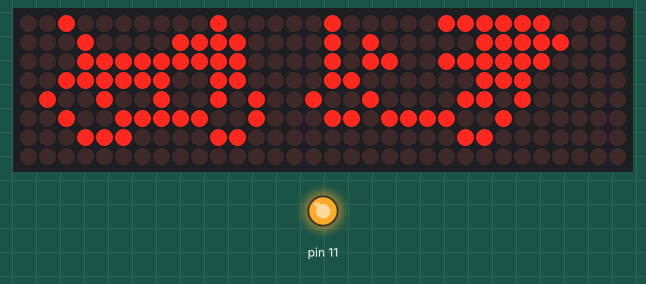
The sketch below on a simulated Arduino Uno, built with avr-gcc and run on an emulated ATmega328P. Parts: 32×8 LED matrix, output pins drawn as LEDs (lit = HIGH).

Above: at 0.15 s.

The sketch:

Matriz_LED.ino
```cpp
#include <avr/pgmspace.h>
#include <LedControl.h>

 //Original Idea from https://www.youtube.com/watch?v=GfHsCDpe6q0

const int numDevices = 4;      // number of MAX7219s used
const long scrollDelay = 99;   // adjust scrolling speed


unsigned long bufferLong [14] = {0};


LedControl lc=LedControl(10,9,8,numDevices);//DIN,CLK,CS

const unsigned char scrollText_1[] PROGMEM ={"Vale mas saber algo acerca de todo que saberlo todo acerca de una sola cosa "};
const unsigned char scrollText_2[] PROGMEM ={"Buenas tardes "};

void setup(){
    pinMode(11, OUTPUT);
    pinMode(12, INPUT);
    digitalWrite(11, HIGH);
    for (int x=0; x<numDevices; x++){
        lc.shutdown(x,false);       //The MAX72XX is in power-saving mode on startup
        lc.setIntensity(x,8);       // Set the brightness to default value
        lc.clearDisplay(x);         // and clear the display
    }
}

boolean Lectura=LOW;
int Current_Screen=1;

void loop(){
  /*lc.clearDisplay(0);      //Apagamos todos los led de la matriz #1
  lc.clearDisplay(1);    //Apagamos todos los led de la matriz #2
  lc.clearDisplay(2);      //Apagamos todos los led de la matriz #1
  lc.clearDisplay(3);    //Apagamos todos los led de la matriz #2
  Heart1GO();*/
  trainerA();
  trainerA2();
}


///////////////////////////////////////////////////////////////////////////////////////////////////////////////////

byte Heart1[] = {
B00000000,
B01100110,
B11111111,
B11111111,
B01111110,
B00111100,
B00011000,
B00000000};

//Corazón grande
byte Heart2[] = {
B01100110,
B11111111,
B11111111,
B11111111,
B11111111,
B01111110,
B00111100,
B00011000};

const unsigned char font5x7 [] PROGMEM = {      //Numeric Font Matrix (Arranged as 7x font data + 1x kerning data)
    B00000000,  //Space (Char 0x20)
    B00000000,
    B00000000,
    B00000000,
    B00000000,
    B00000000,
    B00000000,
    6,

    B10000000,  //!
    B10000000,
    B10000000,
    B10000000,
    B00000000,
    B00000000,
    B10000000,
    2,

    B10100000,  //"
    B10100000,
    B10100000,
    B00000000,
    B00000000,
    B00000000,
    B00000000,
    4,

    B01010000,  //#
    B01010000,
    B11111000,
    B01010000,
    B11111000,
    B01010000,
    B01010000,
    6,

    B00100000,  //$
    B01111000,
    B10100000,
    B01110000,
    B00101000,
    B11110000,
    B00100000,
    6,

    B11000000,  //%
    B11001000,
    B00010000,
    B00100000,
    B01000000,
    B10011000,
    B00011000,
    6,

    B01100000,  //&
    B10010000,
    B10100000,
    B01000000,
    B10101000,
    B10010000,
    B01101000,
    6,

    B11000000,  //'
    B01000000,
    B10000000,
    B00000000,
    B00000000,
    B00000000,
    B00000000,
    3,

    B00100000,  //(
    B01000000,
    B10000000,
    B10000000,
    B10000000,
    B01000000,
    B00100000,
    4,

    B10000000,  //)
    B01000000,
    B00100000,
    B00100000,
    B00100000,
    B01000000,
    B10000000,
    4,

    B00000000,  //*
    B00100000,
    B10101000,
    B01110000,
    B10101000,
    B00100000,
    B00000000,
    6,

    B00000000,  //+
    B00100000,
    B00100000,
    B11111000,
    B00100000,
    B00100000,
    B00000000,
    6,

    B00000000,  //,
    B00000000,
    B00000000,
    B00000000,
    B11000000,
    B01000000,
    B10000000,
    3,

    B00000000,  //-
    B00000000,
    B11111000,
    B00000000,
    B00000000,
    B00000000,
    B00000000,
    6,

    B00000000,  //.
    B00000000,
    B00000000,
    B00000000,
    B00000000,
    B11000000,
    B11000000,
    3,

    B00000000,  ///
    B00001000,
    B00010000,
    B00100000,
    B01000000,
    B10000000,
    B00000000,
    6,

    B01110000,  //0
    B10001000,
    B10011000,
    B10101000,
    B11001000,
    B10001000,
    B01110000,
    6,

    B01000000,  //1
    B11000000,
    B01000000,
    B01000000,
    B01000000,
    B01000000,
    B11100000,
    4,

    B01110000,  //2
    B10001000,
    B00001000,
    B00010000,
    B00100000,
    B01000000,
    B11111000,
    6,

    B11111000,  //3
    B00010000,
    B00100000,
    B00010000,
    B00001000,
    B10001000,
    B01110000,
    6,

    B00010000,  //4
    B00110000,
    B01010000,
    B10010000,
    B11111000,
    B00010000,
    B00010000,
    6,

    B11111000,  //5
    B10000000,
    B11110000,
    B00001000,
    B00001000,
    B10001000,
    B01110000,
    6,

    B00110000,  //6
    B01000000,
    B10000000,
    B11110000,
    B10001000,
    B10001000,
    B01110000,
    6,

    B11111000,  //7
    B10001000,
    B00001000,
    B00010000,
    B00100000,
    B00100000,
    B00100000,
    6,

    B01110000,  //8
    B10001000,
    B10001000,
    B01110000,
    B10001000,
    B10001000,
    B01110000,
    6,

    B01110000,  //9
    B10001000,
    B10001000,
    B01111000,
    B00001000,
    B00010000,
    B01100000,
    6,

    B00000000,  //:
    B11000000,
    B11000000,
    B00000000,
    B11000000,
    B11000000,
    B00000000,
    3,

    B00000000,  //;
    B11000000,
    B11000000,
    B00000000,
    B11000000,
    B01000000,
    B10000000,
    3,

    B00010000,  //<
    B00100000,
    B01000000,
    B10000000,
    B01000000,
    B00100000,
    B00010000,
    5,

    B00000000,  //=
    B00000000,
    B11111000,
    B00000000,
    B11111000,
    B00000000,
    B00000000,
    6,

    B10000000,  //>
    B01000000,
    B00100000,
    B00010000,
    B00100000,
    B01000000,
    B10000000,
    5,

    B01110000,  //?
    B10001000,
    B00001000,
    B00010000,
    B00100000,
    B00000000,
    B00100000,
    6,

    B01110000,  //@
    B10001000,
    B00001000,
    B01101000,
    B10101000,
    B10101000,
    B01110000,
    6,

    B01110000,  //A
    B10001000,
    B10001000,
    B10001000,
    B11111000,
    B10001000,
    B10001000,
    6,

    B11110000,  //B
    B10001000,
    B10001000,
    B11110000,
    B10001000,
    B10001000,
    B11110000,
    6,

    B01110000,  //C
    B10001000,
    B10000000,
    B10000000,
    B10000000,
    B10001000,
    B01110000,
    6,

    B11100000,  //D
    B10010000,
    B10001000,
    B10001000,
    B10001000,
    B10010000,
    B11100000,
    6,

    B11111000,  //E
    B10000000,
    B10000000,
    B11110000,
    B10000000,
    B10000000,
    B11111000,
    6,

    B11111000,  //F
    B10000000,
    B10000000,
    B11110000,
    B10000000,
    B10000000,
    B10000000,
    6,

    B01110000,  //G
    B10001000,
    B10000000,
    B10111000,
    B10001000,
    B10001000,
    B01111000,
    6,

    B10001000,  //H
    B10001000,
    B10001000,
    B11111000,
    B10001000,
    B10001000,
    B10001000,
    6,

    B11100000,  //I
    B01000000,
    B01000000,
    B01000000,
    B01000000,
    B01000000,
    B11100000,
    4,

    B00111000,  //J
    B00010000,
    B00010000,
    B00010000,
    B00010000,
    B10010000,
    B01100000,
    6,

    B10001000,  //K
    B10010000,
    B10100000,
    B11000000,
    B10100000,
    B10010000,
    B10001000,
    6,

    B10000000,  //L
    B10000000,
    B10000000,
    B10000000,
    B10000000,
    B10000000,
    B11111000,
    6,

    B10001000,  //M
    B11011000,
    B10101000,
    B10101000,
    B10001000,
    B10001000,
    B10001000,
    6,

    B10001000,  //N
    B10001000,
    B11001000,
    B10101000,
    B10011000,
    B10001000,
    B10001000,
    6,

    B01110000,  //O
    B10001000,
    B10001000,
    B10001000,
    B10001000,
    B10001000,
    B01110000,
    6,

    B11110000,  //P
    B10001000,
    B10001000,
    B11110000,
    B10000000,
    B10000000,
    B10000000,
    6,

    B01110000,  //Q
    B10001000,
    B10001000,
    B10001000,
    B10101000,
    B10010000,
    B01101000,
    6,

    B11110000,  //R
    B10001000,
    B10001000,
    B11110000,
    B10100000,
    B10010000,
    B10001000,
    6,

    B01111000,  //S
    B10000000,
    B10000000,
    B01110000,
    B00001000,
    B00001000,
    B11110000,
    6,

    B11111000,  //T
    B00100000,
    B00100000,
    B00100000,
    B00100000,
    B00100000,
    B00100000,
    6,

    B10001000,  //U
    B10001000,
    B10001000,
    B10001000,
    B10001000,
    B10001000,
    B01110000,
    6,

    B10001000,  //V
    B10001000,
    B10001000,
    B10001000,
    B10001000,
    B01010000,
    B00100000,
    6,

    B10001000,  //W
    B10001000,
    B10001000,
    B10101000,
    B10101000,
    B10101000,
    B01010000,
    6,

    B10001000,  //X
    B10001000,
    B01010000,
    B00100000,
    B01010000,
    B10001000,
    B10001000,
    6,

    B10001000,  //Y
    B10001000,
    B10001000,
    B01010000,
    B00100000,
    B00100000,
    B00100000,
    6,

    B11111000,  //Z
    B00001000,
    B00010000,
    B00100000,
    B01000000,
    B10000000,
    B11111000,
    6,

    B11100000,  //[
    B10000000,
    B10000000,
    B10000000,
    B10000000,
    B10000000,
    B11100000,
    4,

    B00000000,  //(Backward Slash)
    B10000000,
    B01000000,
    B00100000,
    B00010000,
    B00001000,
    B00000000,
    6,

    B11100000,  //]
    B00100000,
    B00100000,
    B00100000,
    B00100000,
    B00100000,
    B11100000,
    4,

    B00100000,  //^
    B01010000,
    B10001000,
    B00000000,
    B00000000,
    B00000000,
    B00000000,
    6,

    B00000000,  //_
    B00000000,
    B00000000,
    B00000000,
    B00000000,
    B00000000,
    B11111000,
    6,

    B10000000,  //`
    B01000000,
    B00100000,
    B00000000,
    B00000000,
    B00000000,
    B00000000,
    4,

    B00000000,  //a
    B00000000,
    B01110000,
    B00001000,
    B01111000,
    B10001000,
    B01111000,
    6,

    B10000000,  //b
    B10000000,
    B10110000,
    B11001000,
    B10001000,
    B10001000,
    B11110000,
    6,

    B00000000,  //c
    B00000000,
    B01110000,
    B10001000,
    B10000000,
    B10001000,
    B01110000,
    6,

    B00001000,  //d
    B00001000,
    B01101000,
    B10011000,
    B10001000,
    B10001000,
    B01111000,
    6,

    B00000000,  //e
    B00000000,
    B01110000,
    B10001000,
    B11111000,
    B10000000,
    B01110000,
    6,

    B00110000,  //f
    B01001000,
    B01000000,
    B11100000,
    B01000000,
    B01000000,
    B01000000,
    6,

    B00000000,  //g
    B01111000,
    B10001000,
    B10001000,
    B01111000,
    B00001000,
    B01110000,
    6,

    B10000000,  //h
    B10000000,
    B10110000,
    B11001000,
    B10001000,
    B10001000,
    B10001000,
    6,

    B01000000,  //i
    B00000000,
    B11000000,
    B01000000,
    B01000000,
    B01000000,
    B11100000,
    4,

    B00010000,  //j
    B00000000,
    B00110000,
    B00010000,
    B00010000,
    B10010000,
    B01100000,
    5,

    B10000000,  //k
    B10000000,
    B10010000,
    B10100000,
    B11000000,
    B10100000,
    B10010000,
    5,

    B11000000,  //l
    B01000000,
    B01000000,
    B01000000,
    B01000000,
    B01000000,
    B11100000,
    4,

    B00000000,  //m
    B00000000,
    B11010000,
    B10101000,
    B10101000,
    B10001000,
    B10001000,
    6,

    B00000000,  //n
    B00000000,
    B10110000,
    B11001000,
    B10001000,
    B10001000,
    B10001000,
    6,

    B00000000,  //o
    B00000000,
    B01110000,
    B10001000,
    B10001000,
    B10001000,
    B01110000,
    6,

    B00000000,  //p
    B00000000,
    B11110000,
    B10001000,
    B11110000,
    B10000000,
    B10000000,
    6,

    B00000000,  //q
    B00000000,
    B01101000,
    B10011000,
    B01111000,
    B00001000,
    B00001000,
    6,

    B00000000,  //r
    B00000000,
    B10110000,
    B11001000,
    B10000000,
    B10000000,
    B10000000,
    6,

    B00000000,  //s
    B00000000,
    B01110000,
    B10000000,
    B01110000,
    B00001000,
    B11110000,
    6,

    B01000000,  //t
    B01000000,
    B11100000,
    B01000000,
    B01000000,
    B01001000,
    B00110000,
    6,

    B00000000,  //u
    B00000000,
    B10001000,
    B10001000,
    B10001000,
    B10011000,
    B01101000,
    6,

    B00000000,  //v
    B00000000,
    B10001000,
    B10001000,
    B10001000,
    B01010000,
    B00100000,
    6,

    B00000000,  //w
    B00000000,
    B10001000,
    B10101000,
    B10101000,
    B10101000,
    B01010000,
    6,

    B00000000,  //x
    B00000000,
    B10001000,
    B01010000,
    B00100000,
    B01010000,
    B10001000,
    6,

    B00000000,  //y
    B00000000,
    B10001000,
    B10001000,
    B01111000,
    B00001000,
    B01110000,
    6,

    B00000000,  //z
    B00000000,
    B11111000,
    B00010000,
    B00100000,
    B01000000,
    B11111000,
    6,

    B00100000,  //{
    B01000000,
    B01000000,
    B10000000,
    B01000000,
    B01000000,
    B00100000,
    4,

    B10000000,  //|
    B10000000,
    B10000000,
    B10000000,
    B10000000,
    B10000000,
    B10000000,
    2,

    B10000000,  //}
    B01000000,
    B01000000,
    B00100000,
    B01000000,
    B01000000,
    B10000000,
    4,

    B00000000,  //~
    B00000000,
    B00000000,
    B01101000,
    B10010000,
    B00000000,
    B00000000,
    6,

    B01100000,  // (Char 0x7F)
    B10010000,
    B10010000,
    B01100000,
    B00000000,
    B00000000,
    B00000000,
    5
};

byte LedBitMap[5][8] = {
  B00101000,              //eye open
  B10111010,
  B01000100,
  B10010010,
  B01000100,
  B00111000,
  B00000000,
  B00000000,

  B00101000,              //look left
  B10111010,
  B01000100,
  B10100010,
  B01000100,
  B00111000,
  B00000000,
  B00000000,

  B00101000,              //look right
  B10111010,
  B01000100,
  B10001010,
  B01000100,
  B00111000,
  B00000000,
  B00000000,

  B00101000,              //eye half open
  B10010010,
  B01101100,
  B11010110,
  B01101100,
  B00010000,
  B00000000,
  B00000000,

  B00101000,              //eye closed
  B10101010,
  B01111100,
  B11111110,
  B01111100,
  B00000000,
  B00000000,
  B00000000,
};

byte Pacman[3][8] = {
  B00000000,              //pacman with mouth nearly closed
  B00111100,
  B01111110,
  B01111110,
  B01111100,
  B01111110,
  B00111100,
  B00000000,

  B00000000,              //pacman with mouth half open
  B00111100,
  B01111110,
  B01111000,
  B01110000,
  B01111110,
  B00111100,
  B00000000,

  B00000000,              //pacman with mouth full open
  B00111100,
  B01111000,
  B01110000,
  B01100000,
  B01111110,
  B00111100,
  B00000000,

};


byte Phantom [2][8]= {
    B00111100,
    B01111110,
    B10011001,
    B11011101,
    B11111111,
    B11111111,
    B11111111,
    B10100101,

    B00111100,
    B01111110,
    B10011001,
    B10111011,
    B11111111,
    B11111111,
    B11111111,
    B10011001,
};


byte TrainerA [8][8] = {
    // Matrix 11
    B00001111,
    B00011111,
    B00111111,
    B01101111,
    B10000111,
    B01111111,
    B00101001,
    B00101001,

    // Matrix 12
    B11000000,
    B11100000,
    B11110000,
    B11110000,
    B11111000,
    B11111000,
    B11111001,
    B00110001,

    // Matrix 13
    B00000000,
    B00000111,
    B00111001,
    B01000000,
    B10000001,
    B10000001,
    B00100000,
    B00001000,

    // Matrix 14
    B11000000,
    B11111100,
    B11000100,
    B10001000,
    B10010000,
    B00100000,
    B10111000,
    B11001000,

    // Matrix 21
    B00100000,
    B00010000,
    B00011111,
    B00111111,
    B01001001,
    B00100111,
    B00011100,
    B00000000,

    // Matrix 22
    B00100000,
    B11110000,
    B11110000,
    B00110000,
    B00101001,
    B11001000,
    B00110000,
    B00000000,

    // Matrix 23
    B10000011,
    B10100000,
    B10110011,
    B11000000,
    B00100001,
    B11011110,
    B00000001,
    B00000000,

    // Matrix 24
    B11110000,
    B11111000,
    B11110000,
    B11100000,
    B10100000,
    B01000000,
    B10000000,
    B00000000,

};

byte TrainerB [8][8] = {
    // Matrix 11
    B00001111,
    B00011111,
    B00111111,
    B01101111,
    B10000111,
    B01111111,
    B00101001,
    B00101001,

    // Matrix 12
    B11000000,
    B11100000,
    B11110000,
    B11110000,
    B11111000,
    B11111000,
    B11111001,
    B00110001,

    // Matrix 13
    B00000000,
    B00000111,
    B00111001,
    B01000000,
    B10000001,
    B10000001,
    B00100000,
    B00001000,

    // Matrix 14
    B11000000,
    B11111100,
    B11000100,
    B10001000,
    B10010000,
    B00100000,
    B10111000,
    B11001000,

    // Matrix 21
    B00100000,
    B00010000,
    B00001111,
    B00000110,
    B00000110,
    B00001001,
    B00001000,
    B00000111,

    // Matrix 22
    B00100000,
    B11110000,
    B11110000,
    B01110000,
    B01110000,
    B11100000,
    B01000000,
    B10000000,

    // Matrix 23
    B10000011,
    B10100000,
    B10110011,
    B11000000,
    B10000000,
    B01100011,
    B00011100,
    B00000000,

    // Matrix 24
    B11110000,
    B11111000,
    B11110000,
    B11100000,
    B11100000,
    B11000000,
    B00000000,
    B00000000,

};


void scrollFont() {
    for (int counter=0x20;counter<0x80;counter++){
        loadBufferLong(counter);
        delay(500);
    }
}


// Scroll Message
void scrollMessage(const unsigned char * messageString) {
    int counter = 0;
    int myChar=0;
    do {
        // read back a char
        myChar =  pgm_read_byte_near(messageString + counter);
        if (myChar != 0){
            loadBufferLong(myChar);
        }
        counter++;
    }while (myChar != 0);
}
// Load character into scroll buffer
void loadBufferLong(int ascii){
    if (ascii >= 0x20 && ascii <=0xff){
        for (int a=0;a<7;a++){                      // Loop 7 times for a 5x7 font
            unsigned long c = pgm_read_byte_near(font5x7 + ((ascii - 0x20) * 8) + a);     // Index into character table to get row data
            unsigned long x = bufferLong [a*2];     // Load current scroll buffer
            x = x | c;                              // OR the new character onto end of current
            bufferLong [a*2] = x;                   // Store in buffer
        }
        byte count = pgm_read_byte_near(font5x7 +((ascii - 0x20) * 8) + 7);     // Index into character table for kerning data
        for (byte x=0; x<count;x++){
            rotateBufferLong();
            printBufferLong();
            delay(scrollDelay);
        }
    }
}
// Rotate the buffer
void rotateBufferLong(){
    for (int a=0;a<7;a++){                      // Loop 7 times for a 5x7 font
        unsigned long x = bufferLong [a*2];     // Get low buffer entry
        byte b = bitRead(x,31);                 // Copy high order bit that gets lost in rotation
        x = x<<1;                               // Rotate left one bit
        bufferLong [a*2] = x;                   // Store new low buffer
        x = bufferLong [a*2+1];                 // Get high buffer entry
        x = x<<1;                               // Rotate left one bit
        bitWrite(x,0,b);                        // Store saved bit
        bufferLong [a*2+1] = x;                 // Store new high buffer
    }
}
// Display Buffer on LED matrix
void printBufferLong(){
    for (int a=0;a<7;a++){                    // Loop 7 times for a 5x7 font
        unsigned long x = bufferLong [a*2+1];   // Get high buffer entry
        byte y = x;                             // Mask off first character
        lc.setRow(3,a,y);                       // Send row to relevent MAX7219 chip
        x = bufferLong [a*2];                   // Get low buffer entry
        y = (x>>24);                            // Mask off second character
        lc.setRow(2,a,y);                       // Send row to relevent MAX7219 chip
        y = (x>>16);                            // Mask off third character
        lc.setRow(1,a,y);                       // Send row to relevent MAX7219 chip
        y = (x>>8);                             // Mask off forth character
        lc.setRow(0,a,y);                       // Send row to relevent MAX7219 chip
    }
}
void Heart1GO()
{
  for (int i = 0; i < 8; i++)
  {
    lc.setRow(0,i,Heart2[i]);
    lc.setRow(1,i,Heart2[i]);
    lc.setRow(2,i,Heart2[i]);
    lc.setRow(3,i,Heart2[i]);
  }
  delay(500);
  for (int i = 0; i < 8; i++)
  {
    lc.setRow(0,i,Heart1[i]);
    lc.setRow(1,i,Heart1[i]);
    lc.setRow(2,i,Heart1[i]);
    lc.setRow(3,i,Heart1[i]);
  }
  delay(500);
}

void eye()
{
  for (int i = 0; i < 8; i++)
  {
    lc.setRow(1,i,LedBitMap[0][i]);
    lc.setRow(2,i,LedBitMap[0][i]);
  }
  delay(500);

  for (int i = 0; i < 8; i++)
  {
    lc.setRow(1,i,LedBitMap[1][i]);
    lc.setRow(2,i,LedBitMap[1][i]);
  }
  delay(500);

  for (int i = 0; i < 8; i++)
  {
    lc.setRow(1,i,LedBitMap[2][i]);
    lc.setRow(2,i,LedBitMap[2][i]);
  }
  delay(500);

  for (int i = 0; i < 8; i++)
  {
    lc.setRow(1,i,LedBitMap[3][i]);
    lc.setRow(2,i,LedBitMap[3][i]);
  }
  delay(500);

  for (int i = 0; i < 8; i++)
  {
    lc.setRow(1,i,LedBitMap[4][i]);
    lc.setRow(2,i,LedBitMap[4][i]);
  }
  delay(500);

  for (int i = 0; i < 8; i++)
  {
    lc.setRow(1,i,LedBitMap[3][i]);
    lc.setRow(2,i,LedBitMap[3][i]);
  }
  delay(500);
}

void fantasma(){
  for (int i = 0; i < 8; i++)
  {
    lc.setRow(1,i,Phantom[0][i]);
  }
  delay(500);

  for (int i = 0; i < 8; i++)
  {
    lc.setRow(1,i,Phantom[1][i]);
  }
  delay(500);
}


void trainerA(){
  for (int i = 0; i < 8; i++)
  {
    lc.setRow(3,i,TrainerA[4][i]);
    lc.setRow(2,i,TrainerA[5][i]);
    lc.setRow(1,i,TrainerA[6][i]);
    lc.setRow(0,i,TrainerA[7][i]);

  }
  delay(250);
}
void trainerA2(){
  for (int i = 0; i < 8; i++)
  {
    lc.setRow(3,i,TrainerB[4][i]);
    lc.setRow(2,i,TrainerB[5][i]);
    lc.setRow(1,i,TrainerB[6][i]);
    lc.setRow(0,i,TrainerB[7][i]);

  }
  delay(250);
}
```
